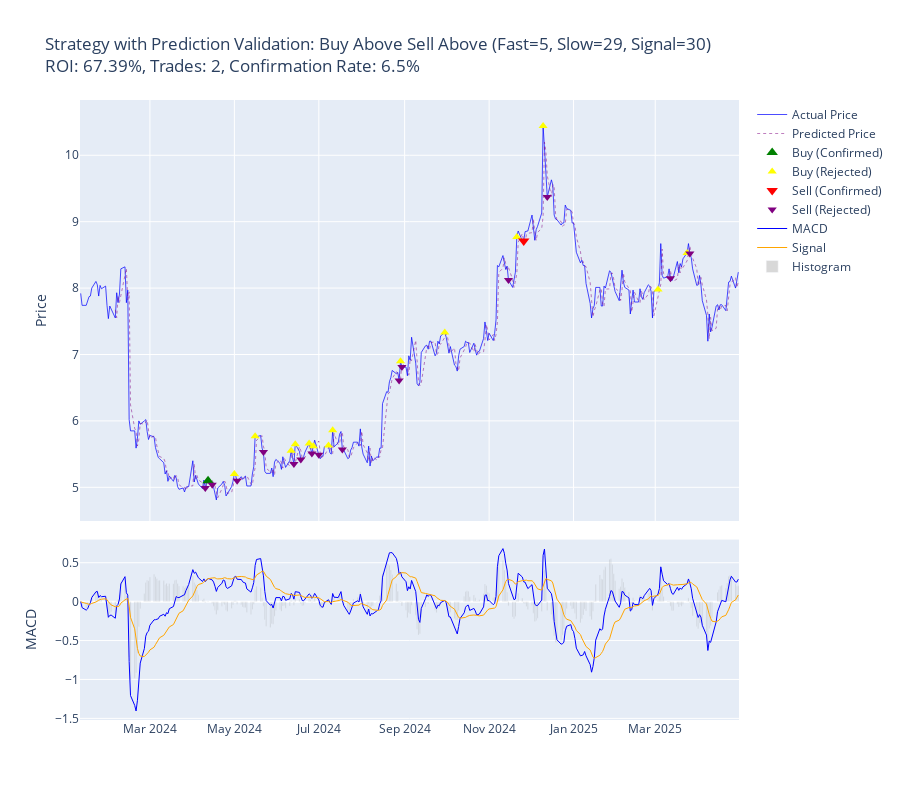
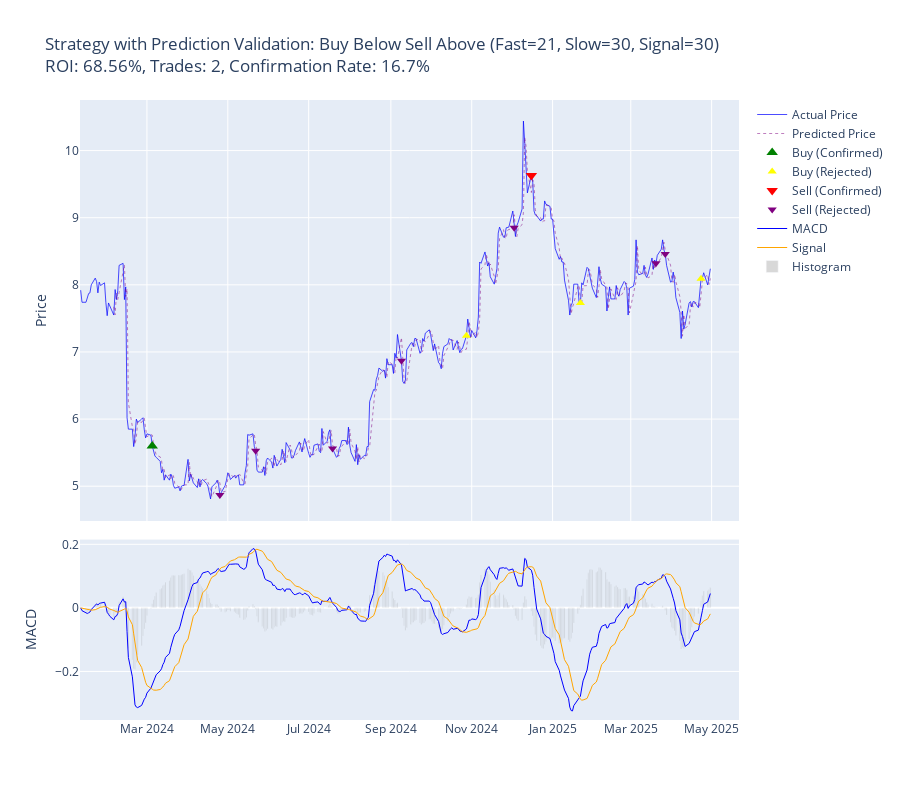
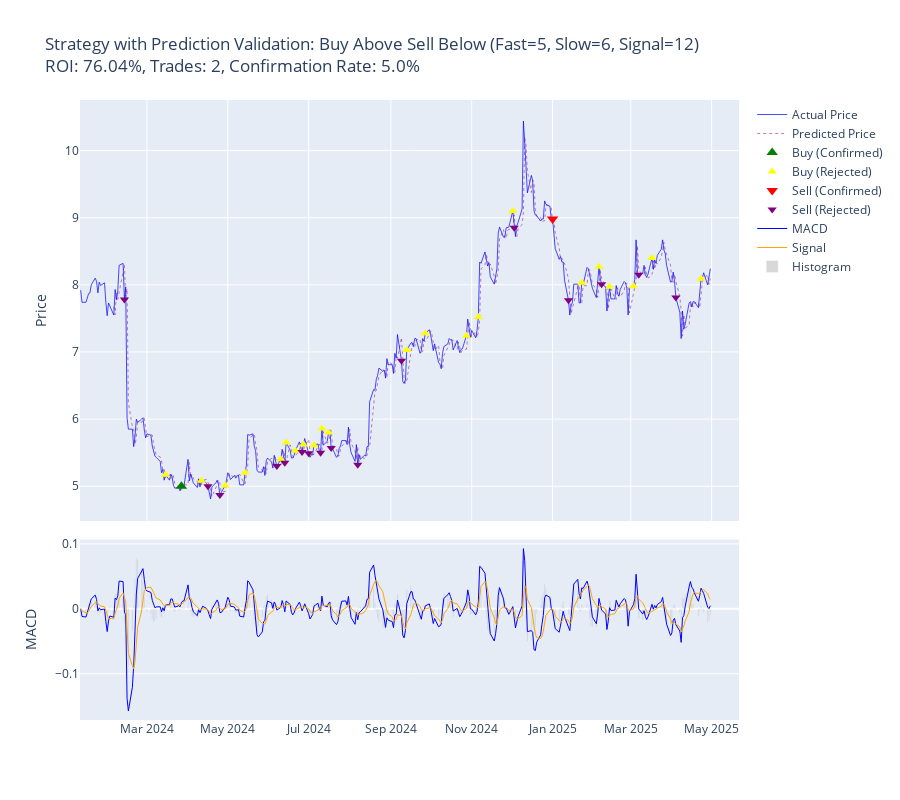
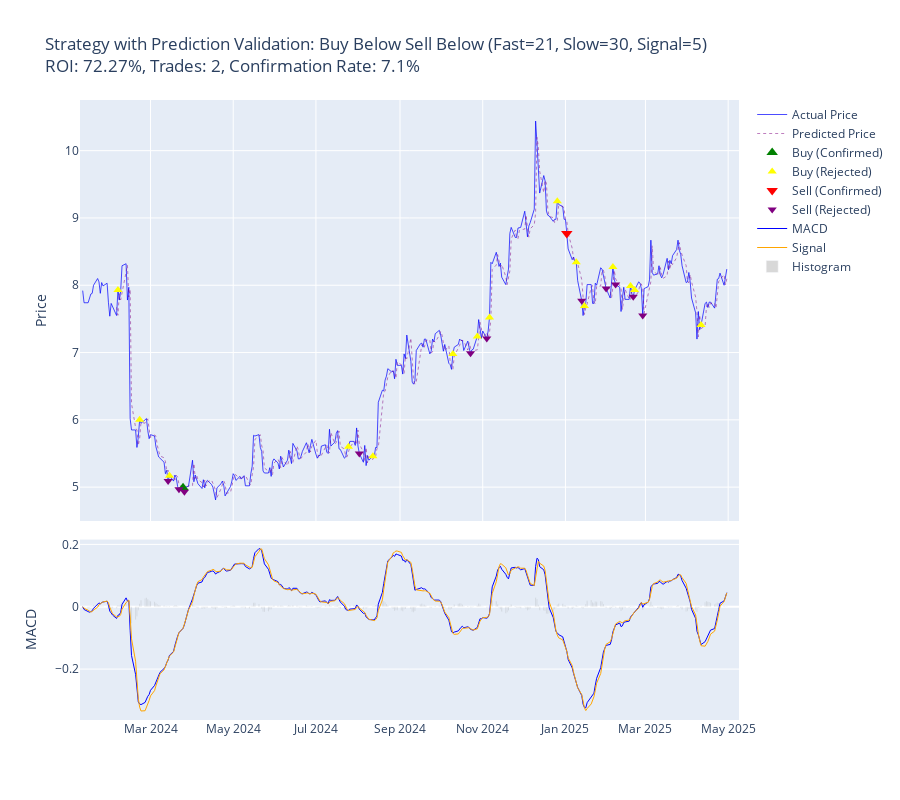

Write notebook code for charts like these, in order.
### Markdown cell above
Step 9: Run the following cells to execute the Zero-Lag MACD enhanced trading strategies.

### Code cell
import plotly.graph_objects as go
from plotly.subplots import make_subplots

# Define strategies to test
strategies = [
    "Buy Above Sell Above",
    "Buy Below Sell Above",
    "Buy Above Sell Below", 
    "Buy Below Sell Below",
    "Histogram Trend Reversal"
]

# Run optimization with a suitable parameter range
# Use a smaller range for faster results when testing (e.g. 5-15)
# Use the full range (5-30) for better results but this will take longer
param_range = (5, 30)  # Adjust based on time constraints

# Run the optimization
optimized_results = run_optimized_strategies(actual_df, backtest_df, strategies, param_range=param_range)

# Display summary of best parameters found for each strategy
print("\nSummary of Best Parameters:")
for strategy, params in optimized_results['parameters'].items():
    print(f"{strategy}: Fast={params['fast_length']}, Slow={params['slow_length']}, Signal={params['signal_length']}")

# Display the metrics comparison table again
if not optimized_results['metrics'].empty:
    print("\nStrategy Performance Comparison:")
    print(optimized_results['metrics'].set_index('Strategy').sort_values('ROI (%)', ascending=False).round(2))

### Figure 1 — Plotly figure (JSON) as saved in the notebook; plotly's stock layout.template omitted (floating-point values rounded to 4 significant figures; data arrays with more than 128 entries replaced by an {"elided": "..."} marker saying what was removed)
{"data": [{"line": {"color": "blue", "width": 1}, "name": "Actual Price", "opacity": 0.7, "type": "scatter", "x": {"elided": "340 str values"}, "xaxis": "x", "y": {"elided": "340 float values"}, "yaxis": "y"}, {"line": {"color": "purple", "dash": "dot", "width": 1}, "name": "Predicted Price", "opacity": 0.5, "type": "scatter", "x": {"elided": "323 str values"}, "xaxis": "x", "y": {"elided": "323 float values"}, "yaxis": "y"}, {"hovertemplate": "Buy: %{y:.2f}<br>Date: %{x}<br>Next Pred: %{text:.2f}<extra></extra>", "marker": {"color": "green", "size": 10, "symbol": "triangle-up"}, "mode": "markers", "name": "Buy (Confirmed)", "text": ["5.105542792007071"], "type": "scatter", "x": ["2024-04-12T00:00:00"], "xaxis": "x", "y": [5.1], "yaxis": "y"}, {"hovertemplate": "Buy Rejected: %{y:.2f}<br>Date: %{x}<br>Next Pred: %{text:.2f}<extra></extra>", "marker": {"color": "yellow", "size": 8, "symbol": "triangle-up"}, "mode": "markers", "name": "Buy (Rejected)", "text": ["5.1915188494206275", "5.709590133917535", "5.531206009002085", "5.613330850065912", "5.643211532369745", "5.607774343018276", "5.626879824684049", "5.813491761595576", "6.861595047717939", "7.315231383115581", "8.689957433098137", "10.196245198995053", "7.960824691905669", "8.500989473461162"], "type": "scatter", "x": ["2024-05-01T00:00:00", "2024-05-16T00:00:00", "2024-06-11T00:00:00", "2024-06-14T00:00:00", "2024-06-24T00:00:00", "2024-06-27T00:00:00", "2024-07-08T00:00:00", "2024-07-11T00:00:00", "2024-08-29T00:00:00", "2024-09-30T00:00:00", "2024-11-21T00:00:00", "2024-12-10T00:00:00", "2025-03-03T00:00:00", "2025-03-24T00:00:00"], "xaxis": "x", "y": [5.2, 5.77, 5.55, 5.65, 5.66, 5.62, 5.63, 5.86, 6.9, 7.33, 8.77, 10.44, 7.98, 8.53], "yaxis": "y"}, {"hovertemplate": "Sell: %{y:.2f}<br>Date: %{x}<br>Next Pred: %{text:.2f}<extra></extra>", "marker": {"color": "red", "size": 10, "symbol": "triangle-down"}, "mode": "markers", "name": "Sell (Confirmed)", "text": ["8.690584767276722"], "type": "scatter", "x": ["2024-11-26T00:00:00"], "xaxis": "x", "y": [8.71], "yaxis": "y"}, {"hovertemplate": "Sell Rejected: %{y:.2f}<br>Date: %{x}<br>Next Pred: %{text:.2f}<extra></extra>", "marker": {"color": "purple", "size": 8, "symbol": "triangle-down"}, "mode": "markers", "name": "Sell (Rejected)", "text": ["5.016730985493081", "5.058916661441262", "5.119982311618147", "5.542559365499247", "5.369760044086131", "5.441173720697237", "5.521714929301316", "5.520428024238667", "5.606070839269281", "6.617307847644211", "6.8106604888603375", "8.127839015516885", "9.375755278924446", "8.149660937851353", "8.516391344836395"], "type": "scatter", "x": ["2024-04-10T00:00:00", "2024-04-15T00:00:00", "2024-05-03T00:00:00", "2024-05-22T00:00:00", "2024-06-13T00:00:00", "2024-06-18T00:00:00", "2024-06-26T00:00:00", "2024-07-01T00:00:00", "2024-07-18T00:00:00", "2024-08-28T00:00:00", "2024-08-30T00:00:00", "2024-11-15T00:00:00", "2024-12-13T00:00:00", "2025-03-12T00:00:00", "2025-03-26T00:00:00"], "xaxis": "x", "y": [4.99, 5.04, 5.1, 5.53, 5.35, 5.42, 5.51, 5.49, 5.57, 6.61, 6.81, 8.12, 9.37, 8.15, 8.52], "yaxis": "y"}, {"line": {"color": "blue", "width": 1}, "name": "MACD", "type": "scatter", "x": {"elided": "340 str values"}, "xaxis": "x2", "y": {"elided": "340 float values"}, "yaxis": "y2"}, {"line": {"color": "orange", "width": 1}, "name": "Signal", "type": "scatter", "x": {"elided": "340 str values"}, "xaxis": "x2", "y": {"elided": "340 float values"}, "yaxis": "y2"}, {"marker": {"color": "gray"}, "name": "Histogram", "opacity": 0.3, "type": "bar", "x": {"elided": "340 str values"}, "xaxis": "x2", "y": {"elided": "340 float values"}, "yaxis": "y2"}], "layout": {"height": 800, "showlegend": true, "title": {"text": "Strategy with Prediction Validation: Buy Above Sell Above (Fast=5, Slow=29, Signal=30)<br>ROI: 67.39%, Trades: 2, Confirmation Rate: 6.5%"}, "xaxis": {"anchor": "y", "domain": [0, 1], "matches": "x2", "rangeslider": {"visible": false}, "showticklabels": false}, "xaxis2": {"anchor": "y2", "domain": [0, 1]}, "yaxis": {"anchor": "x", "domain": [0.321, 1.0], "title": {"text": "Price"}}, "yaxis2": {"anchor": "x2", "domain": [0, 0.291], "title": {"text": "MACD"}}}}

### Figure 2 — Plotly figure (JSON) as saved in the notebook; plotly's stock layout.template omitted (floating-point values rounded to 4 significant figures; data arrays with more than 128 entries replaced by an {"elided": "..."} marker saying what was removed)
{"data": [{"line": {"color": "blue", "width": 1}, "name": "Actual Price", "opacity": 0.7, "type": "scatter", "x": {"elided": "340 str values"}, "xaxis": "x", "y": {"elided": "340 float values"}, "yaxis": "y"}, {"line": {"color": "purple", "dash": "dot", "width": 1}, "name": "Predicted Price", "opacity": 0.5, "type": "scatter", "x": {"elided": "323 str values"}, "xaxis": "x", "y": {"elided": "323 float values"}, "yaxis": "y"}, {"hovertemplate": "Buy: %{y:.2f}<br>Date: %{x}<br>Next Pred: %{text:.2f}<extra></extra>", "marker": {"color": "green", "size": 10, "symbol": "triangle-up"}, "mode": "markers", "name": "Buy (Confirmed)", "text": ["5.6218124884148395"], "type": "scatter", "x": ["2024-03-05T00:00:00"], "xaxis": "x", "y": [5.6], "yaxis": "y"}, {"hovertemplate": "Buy Rejected: %{y:.2f}<br>Date: %{x}<br>Next Pred: %{text:.2f}<extra></extra>", "marker": {"color": "yellow", "size": 8, "symbol": "triangle-up"}, "mode": "markers", "name": "Buy (Rejected)", "text": ["7.211025058517521", "7.721744850833056", "8.053862770380098"], "type": "scatter", "x": ["2024-10-28T00:00:00", "2025-01-22T00:00:00", "2025-04-23T00:00:00"], "xaxis": "x", "y": [7.24, 7.73, 8.09], "yaxis": "y"}, {"hovertemplate": "Sell: %{y:.2f}<br>Date: %{x}<br>Next Pred: %{text:.2f}<extra></extra>", "marker": {"color": "red", "size": 10, "symbol": "triangle-down"}, "mode": "markers", "name": "Sell (Confirmed)", "text": ["9.560439345317088"], "type": "scatter", "x": ["2024-12-16T00:00:00"], "xaxis": "x", "y": [9.63], "yaxis": "y"}, {"hovertemplate": "Sell Rejected: %{y:.2f}<br>Date: %{x}<br>Next Pred: %{text:.2f}<extra></extra>", "marker": {"color": "purple", "size": 8, "symbol": "triangle-down"}, "mode": "markers", "name": "Sell (Rejected)", "text": ["4.908678762290352", "5.542559365499247", "5.56638905376163", "6.903156070235271", "8.850469476710407", "8.308402096227251", "8.450339688755559"], "type": "scatter", "x": ["2024-04-25T00:00:00", "2024-05-22T00:00:00", "2024-07-19T00:00:00", "2024-09-09T00:00:00", "2024-12-03T00:00:00", "2025-03-20T00:00:00", "2025-03-27T00:00:00"], "xaxis": "x", "y": [4.87, 5.53, 5.56, 6.87, 8.85, 8.32, 8.46], "yaxis": "y"}, {"line": {"color": "blue", "width": 1}, "name": "MACD", "type": "scatter", "x": {"elided": "340 str values"}, "xaxis": "x2", "y": {"elided": "340 float values"}, "yaxis": "y2"}, {"line": {"color": "orange", "width": 1}, "name": "Signal", "type": "scatter", "x": {"elided": "340 str values"}, "xaxis": "x2", "y": {"elided": "340 float values"}, "yaxis": "y2"}, {"marker": {"color": "gray"}, "name": "Histogram", "opacity": 0.3, "type": "bar", "x": {"elided": "340 str values"}, "xaxis": "x2", "y": {"elided": "340 float values"}, "yaxis": "y2"}], "layout": {"height": 800, "showlegend": true, "title": {"text": "Strategy with Prediction Validation: Buy Below Sell Above (Fast=21, Slow=30, Signal=30)<br>ROI: 68.56%, Trades: 2, Confirmation Rate: 16.7%"}, "xaxis": {"anchor": "y", "domain": [0, 1], "matches": "x2", "rangeslider": {"visible": false}, "showticklabels": false}, "xaxis2": {"anchor": "y2", "domain": [0, 1]}, "yaxis": {"anchor": "x", "domain": [0.321, 1.0], "title": {"text": "Price"}}, "yaxis2": {"anchor": "x2", "domain": [0, 0.291], "title": {"text": "MACD"}}}}

### Figure 3 — Plotly figure (JSON) as saved in the notebook; plotly's stock layout.template omitted (floating-point values rounded to 4 significant figures; data arrays with more than 128 entries replaced by an {"elided": "..."} marker saying what was removed)
{"data": [{"line": {"color": "blue", "width": 1}, "name": "Actual Price", "opacity": 0.7, "type": "scatter", "x": {"elided": "340 str values"}, "xaxis": "x", "y": {"elided": "340 float values"}, "yaxis": "y"}, {"line": {"color": "purple", "dash": "dot", "width": 1}, "name": "Predicted Price", "opacity": 0.5, "type": "scatter", "x": {"elided": "323 str values"}, "xaxis": "x", "y": {"elided": "323 float values"}, "yaxis": "y"}, {"hovertemplate": "Buy: %{y:.2f}<br>Date: %{x}<br>Next Pred: %{text:.2f}<extra></extra>", "marker": {"color": "green", "size": 10, "symbol": "triangle-up"}, "mode": "markers", "name": "Buy (Confirmed)", "text": ["5.002556938750101"], "type": "scatter", "x": ["2024-03-27T00:00:00"], "xaxis": "x", "y": [5], "yaxis": "y"}, {"hovertemplate": "Buy Rejected: %{y:.2f}<br>Date: %{x}<br>Next Pred: %{text:.2f}<extra></extra>", "marker": {"color": "yellow", "size": 8, "symbol": "triangle-up"}, "mode": "markers", "name": "Buy (Rejected)", "text": ["5.169030768646555", "5.079096920947685", "5.006609025205781", "5.182743781517166", "5.392127114314059", "5.613330850065912", "5.522537691873339", "5.607774343018276", "5.593037829353497", "5.813491761595576", "5.782246579387698", "6.971698175754919", "7.259141991039595", "7.211025058517521", "7.488321917009619", "9.04443416141096", "7.985462015463829", "8.225661488221748", "7.938814879316232", "7.960824691905669", "8.357470104315777", "8.053862770380098"], "type": "scatter", "x": ["2024-03-15T00:00:00", "2024-04-11T00:00:00", "2024-04-29T00:00:00", "2024-05-14T00:00:00", "2024-06-10T00:00:00", "2024-06-14T00:00:00", "2024-06-21T00:00:00", "2024-06-27T00:00:00", "2024-07-05T00:00:00", "2024-07-11T00:00:00", "2024-07-16T00:00:00", "2024-09-13T00:00:00", "2024-09-27T00:00:00", "2024-10-28T00:00:00", "2024-11-06T00:00:00", "2024-12-02T00:00:00", "2025-01-23T00:00:00", "2025-02-05T00:00:00", "2025-02-13T00:00:00", "2025-03-03T00:00:00", "2025-03-17T00:00:00", "2025-04-23T00:00:00"], "xaxis": "x", "y": [5.17, 5.08, 5.01, 5.2, 5.4, 5.65, 5.53, 5.62, 5.61, 5.86, 5.8, 7.03, 7.28, 7.24, 7.52, 9.1, 8.03, 8.27, 7.97, 7.98, 8.4, 8.09], "yaxis": "y"}, {"hovertemplate": "Sell: %{y:.2f}<br>Date: %{x}<br>Next Pred: %{text:.2f}<extra></extra>", "marker": {"color": "red", "size": 10, "symbol": "triangle-down"}, "mode": "markers", "name": "Sell (Confirmed)", "text": ["8.955344834108335"], "type": "scatter", "x": ["2025-01-01T00:00:00"], "xaxis": "x", "y": [8.98], "yaxis": "y"}, {"hovertemplate": "Sell Rejected: %{y:.2f}<br>Date: %{x}<br>Next Pred: %{text:.2f}<extra></extra>", "marker": {"color": "purple", "size": 8, "symbol": "triangle-down"}, "mode": "markers", "name": "Sell (Rejected)", "text": ["7.825967631571134", "5.018274367229707", "4.908678762290352", "5.318842295893011", "5.369760044086131", "5.521714929301316", "5.520428024238667", "5.506817668339575", "5.606070839269281", "5.361767969622479", "6.903156070235271", "8.850469476710407", "7.792474582089767", "8.007588515193937", "8.145055339674599", "7.825066339959298"], "type": "scatter", "x": ["2024-02-13T00:00:00", "2024-04-16T00:00:00", "2024-04-25T00:00:00", "2024-06-07T00:00:00", "2024-06-13T00:00:00", "2024-06-26T00:00:00", "2024-07-01T00:00:00", "2024-07-10T00:00:00", "2024-07-18T00:00:00", "2024-08-07T00:00:00", "2024-09-09T00:00:00", "2024-12-03T00:00:00", "2025-01-13T00:00:00", "2025-02-07T00:00:00", "2025-03-07T00:00:00", "2025-04-04T00:00:00"], "xaxis": "x", "y": [7.78, 5, 4.87, 5.3, 5.35, 5.51, 5.49, 5.5, 5.57, 5.32, 6.87, 8.85, 7.77, 8.01, 8.15, 7.81], "yaxis": "y"}, {"line": {"color": "blue", "width": 1}, "name": "MACD", "type": "scatter", "x": {"elided": "340 str values"}, "xaxis": "x2", "y": {"elided": "340 float values"}, "yaxis": "y2"}, {"line": {"color": "orange", "width": 1}, "name": "Signal", "type": "scatter", "x": {"elided": "340 str values"}, "xaxis": "x2", "y": {"elided": "340 float values"}, "yaxis": "y2"}, {"marker": {"color": "gray"}, "name": "Histogram", "opacity": 0.3, "type": "bar", "x": {"elided": "340 str values"}, "xaxis": "x2", "y": {"elided": "340 float values"}, "yaxis": "y2"}], "layout": {"height": 800, "showlegend": true, "title": {"text": "Strategy with Prediction Validation: Buy Above Sell Below (Fast=5, Slow=6, Signal=12)<br>ROI: 76.04%, Trades: 2, Confirmation Rate: 5.0%"}, "xaxis": {"anchor": "y", "domain": [0, 1], "matches": "x2", "rangeslider": {"visible": false}, "showticklabels": false}, "xaxis2": {"anchor": "y2", "domain": [0, 1]}, "yaxis": {"anchor": "x", "domain": [0.321, 1.0], "title": {"text": "Price"}}, "yaxis2": {"anchor": "x2", "domain": [0, 0.291], "title": {"text": "MACD"}}}}

### Figure 4 — Plotly figure (JSON) as saved in the notebook; plotly's stock layout.template omitted (floating-point values rounded to 4 significant figures; data arrays with more than 128 entries replaced by an {"elided": "..."} marker saying what was removed)
{"data": [{"line": {"color": "blue", "width": 1}, "name": "Actual Price", "opacity": 0.7, "type": "scatter", "x": {"elided": "340 str values"}, "xaxis": "x", "y": {"elided": "340 float values"}, "yaxis": "y"}, {"line": {"color": "purple", "dash": "dot", "width": 1}, "name": "Predicted Price", "opacity": 0.5, "type": "scatter", "x": {"elided": "323 str values"}, "xaxis": "x", "y": {"elided": "323 float values"}, "yaxis": "y"}, {"hovertemplate": "Buy: %{y:.2f}<br>Date: %{x}<br>Next Pred: %{text:.2f}<extra></extra>", "marker": {"color": "green", "size": 10, "symbol": "triangle-up"}, "mode": "markers", "name": "Buy (Confirmed)", "text": ["4.999525146268202"], "type": "scatter", "x": ["2024-03-25T00:00:00"], "xaxis": "x", "y": [4.99], "yaxis": "y"}, {"hovertemplate": "Buy Rejected: %{y:.2f}<br>Date: %{x}<br>Next Pred: %{text:.2f}<extra></extra>", "marker": {"color": "yellow", "size": 8, "symbol": "triangle-up"}, "mode": "markers", "name": "Buy (Rejected)", "text": ["7.87898101251364", "5.9625638101257525", "5.169030768646555", "5.594745689106826", "5.45609259202563", "6.947311292681928", "7.211025058517521", "7.488321917009619", "9.187028621155264", "8.32447473919291", "7.665686682039529", "8.225661488221748", "7.956504455582017", "7.9078418686237875", "7.395447441852723"], "type": "scatter", "x": ["2024-02-06T00:00:00", "2024-02-22T00:00:00", "2024-03-15T00:00:00", "2024-07-25T00:00:00", "2024-08-12T00:00:00", "2024-10-10T00:00:00", "2024-10-28T00:00:00", "2024-11-06T00:00:00", "2024-12-26T00:00:00", "2025-01-09T00:00:00", "2025-01-15T00:00:00", "2025-02-05T00:00:00", "2025-02-18T00:00:00", "2025-02-21T00:00:00", "2025-04-11T00:00:00"], "xaxis": "x", "y": [7.93, 6, 5.17, 5.6, 5.46, 6.98, 7.24, 7.52, 9.25, 8.34, 7.69, 8.27, 7.99, 7.93, 7.41], "yaxis": "y"}, {"hovertemplate": "Sell: %{y:.2f}<br>Date: %{x}<br>Next Pred: %{text:.2f}<extra></extra>", "marker": {"color": "red", "size": 10, "symbol": "triangle-down"}, "mode": "markers", "name": "Sell (Confirmed)", "text": ["8.769907955616944"], "type": "scatter", "x": ["2025-01-02T00:00:00"], "xaxis": "x", "y": [8.77], "yaxis": "y"}, {"hovertemplate": "Sell Rejected: %{y:.2f}<br>Date: %{x}<br>Next Pred: %{text:.2f}<extra></extra>", "marker": {"color": "purple", "size": 8, "symbol": "triangle-down"}, "mode": "markers", "name": "Sell (Rejected)", "text": ["5.120795060109635", "4.989902654342492", "4.951283021561929", "5.520289527872495", "6.991933714522053", "7.212463923838422", "7.792474582089767", "7.944118512766414", "8.007588515193937", "7.8240266171147255", "7.583104490294952"], "type": "scatter", "x": ["2024-03-14T00:00:00", "2024-03-22T00:00:00", "2024-03-26T00:00:00", "2024-08-02T00:00:00", "2024-10-23T00:00:00", "2024-11-04T00:00:00", "2025-01-13T00:00:00", "2025-01-31T00:00:00", "2025-02-07T00:00:00", "2025-02-20T00:00:00", "2025-02-27T00:00:00"], "xaxis": "x", "y": [5.09, 4.97, 4.93, 5.5, 6.99, 7.21, 7.77, 7.95, 8.01, 7.83, 7.55], "yaxis": "y"}, {"line": {"color": "blue", "width": 1}, "name": "MACD", "type": "scatter", "x": {"elided": "340 str values"}, "xaxis": "x2", "y": {"elided": "340 float values"}, "yaxis": "y2"}, {"line": {"color": "orange", "width": 1}, "name": "Signal", "type": "scatter", "x": {"elided": "340 str values"}, "xaxis": "x2", "y": {"elided": "340 float values"}, "yaxis": "y2"}, {"marker": {"color": "gray"}, "name": "Histogram", "opacity": 0.3, "type": "bar", "x": {"elided": "340 str values"}, "xaxis": "x2", "y": {"elided": "340 float values"}, "yaxis": "y2"}], "layout": {"height": 800, "showlegend": true, "title": {"text": "Strategy with Prediction Validation: Buy Below Sell Below (Fast=21, Slow=30, Signal=5)<br>ROI: 72.27%, Trades: 2, Confirmation Rate: 7.1%"}, "xaxis": {"anchor": "y", "domain": [0, 1], "matches": "x2", "rangeslider": {"visible": false}, "showticklabels": false}, "xaxis2": {"anchor": "y2", "domain": [0, 1]}, "yaxis": {"anchor": "x", "domain": [0.321, 1.0], "title": {"text": "Price"}}, "yaxis2": {"anchor": "x2", "domain": [0, 0.291], "title": {"text": "MACD"}}}}
